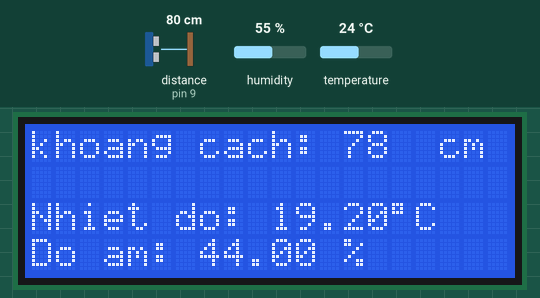
Bench run of a sketch on a simulated Arduino Uno, built with avr-gcc and run on an emulated ATmega328P. Parts: 20×4 character LCD. Wiring (inferred from the names in the program): ultrasonic range finder: trigger pin 8; echo pin 9. The inputs (shaded band) are chosen by the test bench; at power-on: distance to the obstacle (sensor on pin 9) 80 cm, humidity 55 %, temperature 24 °C. The echo pulse lasts 58.3 µs per cm.

Above: at 1.29 s.
1.3 s: distance to the obstacle (sensor on pin 9) set to 2 cm
At 2.5 s:
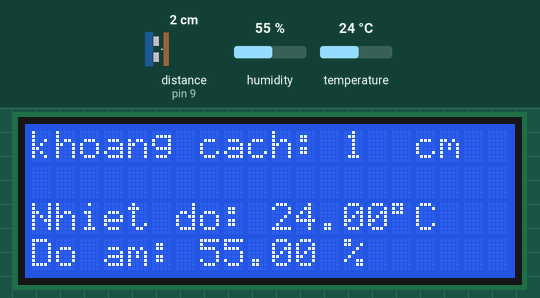
3.0 s: humidity set to 22 %
At 4.32 s:
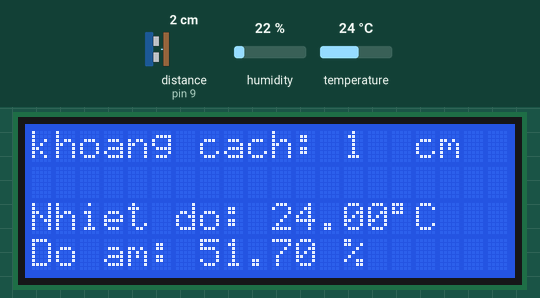
5.7 s: distance to the obstacle (sensor on pin 9) set to 250 cm
At 6.3 s:
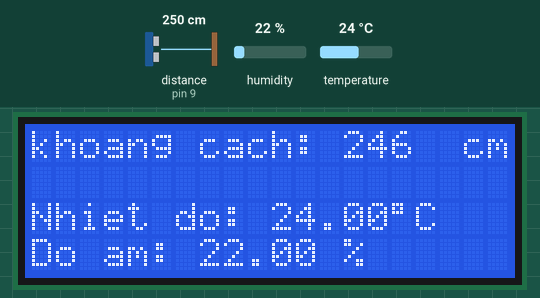
11.7 s: temperature set to 28 °C
At 12.39 s:
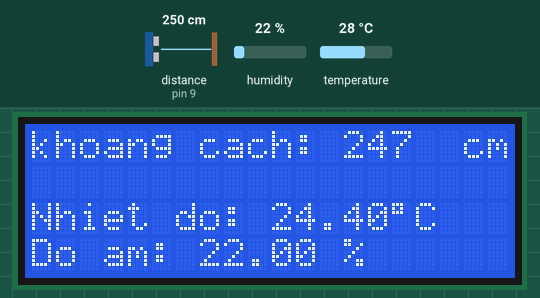
13.8 s: distance to the obstacle (sensor on pin 9) set to 60 cm
At 14.12 s:
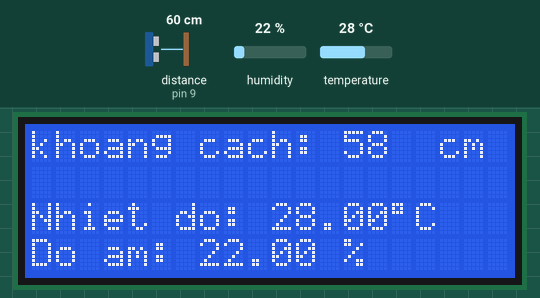
15.4 s: humidity set to 40 %
At 18.01 s:
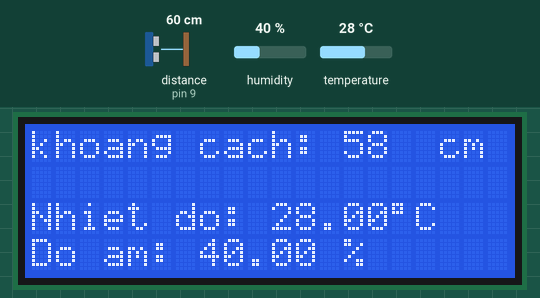
Timing chart, 0 to 18.9 s (numbered marks = the images above; inputs shaded):
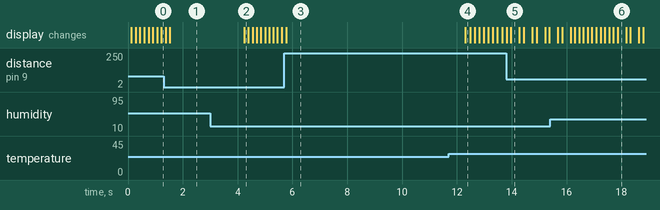

The sketch:

DHT22_HCSR04.ino
```cpp
#include <DHT.h>
#include <LiquidCrystal_I2C.h>

const int trig = 8;
const int echo = 9;

LiquidCrystal_I2C lcd(0X27,20,4);
#define DHTPIN 2
#define DHTTYPE DHT22

#define num_readings 10 //tính trung bình cho dht22 (lọc trung bình)

DHT dht(DHTPIN, DHTTYPE);

float tempReadings[num_readings];
float humReadings[num_readings];
int readIndex = 0;

void setup() {
  Serial.begin(9600);
  dht.begin();

  for (int i = 0; i < num_readings; i++) {
    tempReadings[i] = 0;
    humReadings[i] = 0;
  }

   lcd.init();
   lcd.backlight();
    pinMode(trig,OUTPUT);
    pinMode(echo,INPUT);
    lcd.clear();
}

void loop() {

  //DHT22
  float humi = dht.readHumidity();
  float temp = dht.readTemperature();

  if (isnan(humi) || isnan(temp)) {
    Serial.println("Không thể đọc từ cảm biến DHT22!");
    return;
  }


  tempReadings[readIndex] = temp;
  humReadings[readIndex] = humi;


  readIndex = (readIndex + 1) % num_readings;

  // Tính trung bình để lọc nhiễu (bộ lọc trung bình)
  float tempSum = 0, humSum = 0;
  for (int i = 0; i < num_readings; i++) {
    tempSum += tempReadings[i];
    humSum += humReadings[i];
  }
  float avgTemp = tempSum / num_readings;
  float avgHum = humSum / num_readings;


  //HC_SR04
  unsigned long duration;
  unsigned int distance;

    /* Phát xung từ chân trig */
    digitalWrite(trig,0);
    delayMicroseconds(2);
    digitalWrite(trig,1);
    delayMicroseconds(5);
    digitalWrite(trig,0);

    /* Tính toán thời gian */
    duration = pulseIn(echo,HIGH);
    distance = int(duration/2/29.5);

    lcd.setCursor(0,0);
    lcd.print("khoang cach: ");
    lcd.print(distance);
    lcd.print("  cm  ");

    lcd.setCursor(0,2);
    lcd.print("Nhiet do: ");
    lcd.print(avgTemp);
    lcd.write(223);
    lcd.print("C");

    lcd.setCursor(0,3);
    lcd.print("Do am: ");
    lcd.print(avgHum);
    lcd.print(" %");

    delay(100);
}
```

Measured:
- after the input at 3.0 s, the display: changes after 1.2 s (image 2)
- after the input at 5.7 s, the display: changes after 0.07 s (image 3)
- after the input at 11.7 s, the display: changes after 0.61 s (image 4)
- after the input at 15.4 s, the display: first differs from a run without the input after 1.1 s (image 6 shows a later state)
